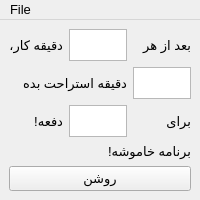
<?xml version="1.0" encoding="UTF-8"?>
<ui version="4.0">
 <class>MainWindow</class>
 <widget class="QMainWindow" name="MainWindow">
  <property name="geometry">
   <rect>
    <x>0</x>
    <y>0</y>
    <width>200</width>
    <height>200</height>
   </rect>
  </property>
  <property name="sizePolicy">
   <sizepolicy hsizetype="Fixed" vsizetype="Fixed">
    <horstretch>0</horstretch>
    <verstretch>0</verstretch>
   </sizepolicy>
  </property>
  <property name="minimumSize">
   <size>
    <width>200</width>
    <height>200</height>
   </size>
  </property>
  <property name="maximumSize">
   <size>
    <width>200</width>
    <height>200</height>
   </size>
  </property>
  <property name="font">
   <font>
    <family>Tahoma</family>
    <pointsize>10</pointsize>
    <weight>50</weight>
    <bold>false</bold>
   </font>
  </property>
  <property name="windowTitle">
   <string>یادآور استراحت</string>
  </property>
  <widget class="QWidget" name="centralwidget">
   <layout class="QGridLayout" name="gridLayout">
    <item row="1" column="2">
     <widget class="QPlainTextEdit" name="plainTextBreak">
      <property name="font">
       <font>
        <weight>75</weight>
        <bold>true</bold>
       </font>
      </property>
      <property name="cursor" stdset="0">
       <cursorShape>IBeamCursor</cursorShape>
      </property>
     </widget>
    </item>
    <item row="0" column="1">
     <widget class="QPlainTextEdit" name="plainTextWork">
      <property name="font">
       <font>
        <weight>75</weight>
        <bold>true</bold>
       </font>
      </property>
      <property name="cursor" stdset="0">
       <cursorShape>IBeamCursor</cursorShape>
      </property>
     </widget>
    </item>
    <item row="0" column="0">
     <widget class="QLabel" name="label_2">
      <property name="text">
       <string>دقیقه کار،</string>
      </property>
     </widget>
    </item>
    <item row="0" column="2">
     <widget class="QLabel" name="label">
      <property name="text">
       <string>بعد از هر</string>
      </property>
     </widget>
    </item>
    <item row="2" column="1">
     <widget class="QPlainTextEdit" name="plainTextRepeat">
      <property name="font">
       <font>
        <weight>75</weight>
        <bold>true</bold>
       </font>
      </property>
      <property name="cursor" stdset="0">
       <cursorShape>IBeamCursor</cursorShape>
      </property>
     </widget>
    </item>
    <item row="2" column="2">
     <widget class="QLabel" name="label_5">
      <property name="text">
       <string>برای</string>
      </property>
     </widget>
    </item>
    <item row="2" column="0">
     <widget class="QLabel" name="label_6">
      <property name="text">
       <string>دفعه!</string>
      </property>
     </widget>
    </item>
    <item row="4" column="0" colspan="3">
     <widget class="QPushButton" name="pushButton">
      <property name="cursor">
       <cursorShape>PointingHandCursor</cursorShape>
      </property>
      <property name="text">
       <string>روشن</string>
      </property>
     </widget>
    </item>
    <item row="1" column="0" colspan="2">
     <widget class="QLabel" name="label_4">
      <property name="text">
       <string>دقیقه استراحت بده</string>
      </property>
     </widget>
    </item>
    <item row="3" column="0" colspan="3">
     <widget class="QLabel" name="monitor">
      <property name="cursor">
       <cursorShape>ArrowCursor</cursorShape>
      </property>
      <property name="text">
       <string>برنامه خاموشه!</string>
      </property>
     </widget>
    </item>
   </layout>
  </widget>
  <widget class="QMenuBar" name="menubar">
   <property name="geometry">
    <rect>
     <x>0</x>
     <y>0</y>
     <width>200</width>
     <height>21</height>
    </rect>
   </property>
   <widget class="QMenu" name="menuFile">
    <property name="title">
     <string>File</string>
    </property>
    <addaction name="actionclose"/>
   </widget>
   <addaction name="menuFile"/>
  </widget>
  <action name="actionclose">
   <property name="text">
    <string>close</string>
   </property>
  </action>
 </widget>
 <resources/>
 <connections>
  <connection>
   <sender>actionclose</sender>
   <signal>triggered()</signal>
   <receiver>MainWindow</receiver>
   <slot>close()</slot>
   <hints>
    <hint type="sourcelabel">
     <x>-1</x>
     <y>-1</y>
    </hint>
    <hint type="destinationlabel">
     <x>99</x>
     <y>74</y>
    </hint>
   </hints>
  </connection>
 </connections>
</ui>
